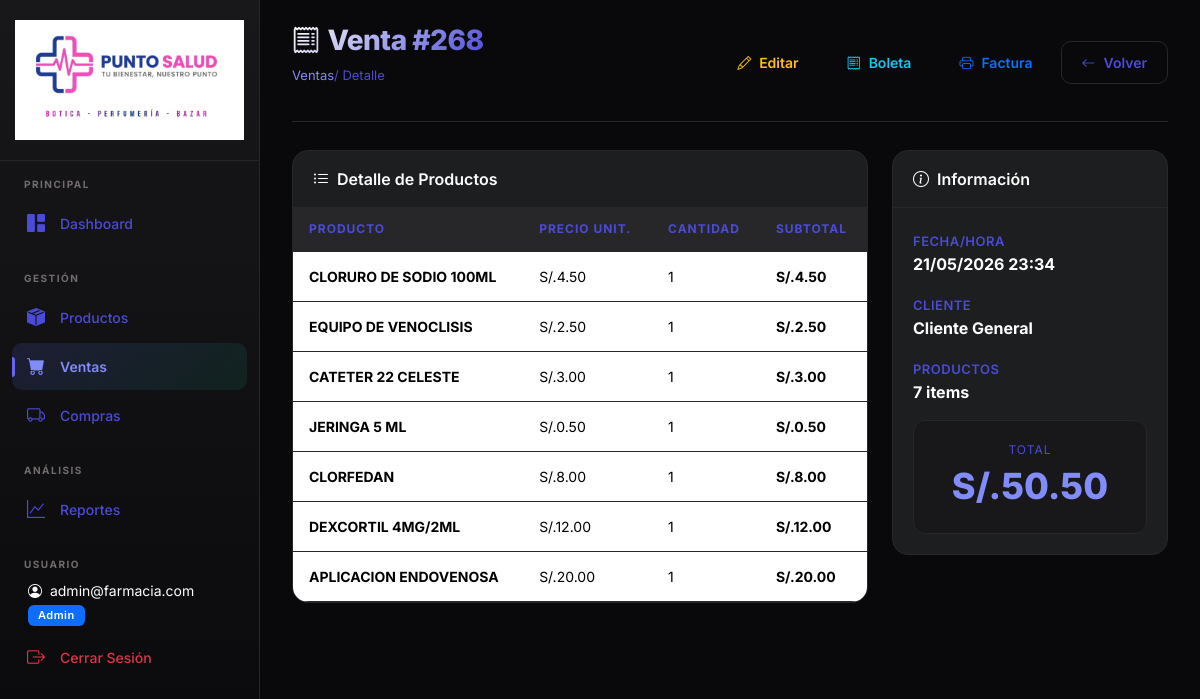
Screenshot of /ventas/268 (signed in) with the database file from the repository.
### models.py (models this page shows, shortened)
class Usuario(UserMixin, db.Model):
    __tablename__ = 'usuarios'
    id = db.Column(db.Integer, primary_key=True)
    email = db.Column(db.String(120), unique=True, nullable=False)
    password_hash = db.Column(db.String(256), nullable=False)
    rol = db.Column(db.String(20), nullable=False, default='normal') # admin o normal
    fecha_creacion = db.Column(db.DateTime, default=datetime.now)
    @property
    def is_admin(self):
        return self.rol == 'admin'

class Venta(db.Model):
    __tablename__ = 'ventas'
    id = db.Column(db.Integer, primary_key=True)
    fecha = db.Column(db.DateTime, default=datetime.now, nullable=False)
    cliente = db.Column(db.String(200), nullable=True, default='Cliente General')
    total = db.Column(db.Float, nullable=False, default=0.0)
    descuento = db.Column(db.Float, nullable=False, default=0.0)
    metodo_pago = db.Column(db.String(50), nullable=True, default='Efectivo')
    detalles = db.relationship('DetalleVenta', backref='venta', lazy=True, cascade='all, delete-orphan')

class DetalleVenta(db.Model):
    __tablename__ = 'detalle_ventas'
    id = db.Column(db.Integer, primary_key=True)
    venta_id = db.Column(db.Integer, db.ForeignKey('ventas.id'), nullable=False)
    producto_id = db.Column(db.Integer, db.ForeignKey('productos.id'), nullable=False)
    cantidad = db.Column(db.Integer, nullable=False)
    unidades_descontadas = db.Column(db.Integer, nullable=False, default=0)
    precio_unitario = db.Column(db.Float, nullable=False)
    subtotal = db.Column(db.Float, nullable=False)

class Producto(db.Model):
    __tablename__ = 'productos'
    id = db.Column(db.Integer, primary_key=True)
    nombre = db.Column(db.String(200), nullable=False)
    descripcion = db.Column(db.Text, nullable=True)
    categoria = db.Column(db.String(100), nullable=True, default='General')
    lote = db.Column(db.String(100), nullable=True)
    codigo_barras = db.Column(db.String(100), nullable=True, index=True)
    precio_compra = db.Column(db.Float, nullable=False, default=0.0)
    precio_venta = db.Column(db.Float, nullable=False, default=0.0)
    stock = db.Column(db.Integer, nullable=False, default=0)
    stock_minimo = db.Column(db.Integer, nullable=False, default=5)
    fecha_vencimiento = db.Column(db.Date, nullable=True)
    precio_blister = db.Column(db.Float, nullable=True, default=0.0)
    precio_caja = db.Column(db.Float, nullable=True, default=0.0)
    fecha_creacion = db.Column(db.DateTime, default=datetime.now)
    detalles_venta = db.relationship('DetalleVenta', backref='producto', lazy=True)
    detalles_compra = db.relationship('DetalleCompra', backref='producto', lazy=True)

### app.py (the view)
@app.route('/ventas/<int:id>')
@login_required
def venta_detalle(id):
    venta = Venta.query.get_or_404(id)
    return render_template('ventas/detalle.html', venta=venta)

### app.py (called while the page is built)
@login_manager.user_loader
def load_user(user_id):
    return Usuario.query.get(int(user_id))

### templates/ventas/detalle.html (shortened to what this page needs)
{% extends "base.html" %}
{% block content %}
<div class="page-header">
    <div>
        <h1><i class="bi bi-receipt me-2"></i>Venta #{{ venta.id }}</h1>
        <span class="breadcrumb">
            <a href="{{ url_for('ventas_lista') }}"
                style="color: var(--primary-light); text-decoration: none;">Ventas</a>
            / Detalle
        </span>
    </div>
    <div class="d-flex gap-2">
        <a href="{{ url_for('venta_editar', id=venta.id) }}" class="btn btn-outline-warning">
            <i class="bi bi-pencil"></i> Editar
        </a>
        <a href="{{ url_for('venta_imprimir_boleta', id=venta.id) }}" target="_blank" class="btn btn-outline-info">
            <i class="bi bi-receipt"></i> Boleta
        </a>
        <a href="{{ url_for('venta_imprimir_factura', id=venta.id) }}" target="_blank" class="btn btn-outline-primary">
            <i class="bi bi-printer"></i> Factura
        </a>
        <a href="{{ url_for('ventas_lista') }}" class="btn btn-outline-light">
            <i class="bi bi-arrow-left"></i> Volver
        </a>
    </div>
</div>
<div class="row g-4">
    <div class="col-md-8">
        <div class="card">
            <div class="card-header">
                <i class="bi bi-list-ul me-2"></i>Detalle de Productos
            </div>
            <div class="card-body p-0">
                <div class="table-responsive">
                    <table class="table">
                        <thead>
                            <tr>
                                <th>Producto</th>
                                <th>Precio Unit.</th>
                                <th>Cantidad</th>
                                <th>Subtotal</th>
                            </tr>
                        </thead>
                        <tbody>
                            {% for d in venta.detalles %}
                            <tr>
                                <td><strong>{{ d.producto.nombre }}</strong></td>
                                <td>S/.{{ "%.2f"|format(d.precio_unitario) }}</td>
                                <td>{{ d.cantidad }}</td>
                                <td><strong>S/.{{ "%.2f"|format(d.subtotal) }}</strong></td>
                            </tr>
                            {% endfor %}
                        </tbody>
                    </table>
                </div>
            </div>
        </div>
    </div>
    <div class="col-md-4">
        <div class="card">
            <div class="card-header">
                <i class="bi bi-info-circle me-2"></i>Información
            </div>
            <div class="card-body">
                <div class="mb-3">
                    <small class="form-label text-purple">FECHA/HORA</small>
                    <p class="mb-0 text-white"><strong>{{ venta.fecha.strftime('%d/%m/%Y %H:%M') }}</strong></p>
                </div>
                <div class="mb-3">
                    <small class="form-label text-purple">CLIENTE</small>
                    <p class="mb-0 text-white"><strong>{{ venta.cliente or 'Cliente General' }}</strong></p>
                </div>
                <div class="mb-3">
                    <small class="form-label text-purple">PRODUCTOS</small>
                    <p class="mb-0 text-white"><strong>{{ venta.detalles|length }} items</strong></p>
                </div>
                <div class="cart-total">
                    <div class="total-label">TOTAL</div>
                    <div class="total-value">S/.{{ "%.2f"|format(venta.total) }}</div>
                </div>
            </div>
        </div>
    </div>
</div>
{% endblock %}

### templates/base.html (shortened to what this page needs)
<!DOCTYPE html>
<html lang="es">
<head>
    <link href="https://cdn.jsdelivr.net/npm/bootstrap@5.3.2/dist/css/bootstrap.min.css" rel="stylesheet">
    <link href="https://cdn.jsdelivr.net/npm/bootstrap-icons@1.11.2/font/bootstrap-icons.min.css" rel="stylesheet">
    <link href="{{ url_for('static', filename='css/style.css') }}" rel="stylesheet">
</head>
<body>
    {% if current_user.is_authenticated %}
    <nav class="sidebar" id="sidebar">
        <div class="sidebar-brand" style="justify-content: center; padding: 20px 15px;">
            <img src="{{ url_for('static', filename='img/logo.png') }}" alt="Punto Salud" class="sidebar-logo">
        </div>
        <div class="sidebar-nav">
            <div class="nav-section">
                <div class="nav-section-title">Principal</div>
                <a href="{{ url_for('dashboard') }}"
                    class="nav-link {% if request.endpoint == 'dashboard' %}active{% endif %}" id="nav-dashboard">
                    <i class="bi bi-grid-1x2-fill"></i>
                    Dashboard
                </a>
            </div>
            <div class="nav-section">
                <div class="nav-section-title">Gestión</div>
                <a href="{{ url_for('productos_lista') }}"
                    class="nav-link {% if 'producto' in request.endpoint %}active{% endif %}" id="nav-productos">
                    <i class="bi bi-box-seam-fill"></i>
                    Productos
                </a>
                <a href="{{ url_for('ventas_lista') }}"
                    class="nav-link {% if 'venta' in request.endpoint %}active{% endif %}" id="nav-ventas">
                    <i class="bi bi-cart-fill"></i>
                    Ventas
                </a>
                <a href="{{ url_for('compras_lista') }}"
                    class="nav-link {% if 'compra' in request.endpoint %}active{% endif %}" id="nav-compras">
                    <i class="bi bi-truck"></i>
                    Compras
                </a>
            </div>
            <div class="nav-section">
                <div class="nav-section-title">Análisis</div>
                <a href="{{ url_for('reportes') }}"
                    class="nav-link {% if request.endpoint == 'reportes' %}active{% endif %}" id="nav-reportes">
                    <i class="bi bi-graph-up"></i>
                    Reportes
                </a>
            </div>
            <div class="nav-section">
                <div class="nav-section-title">Usuario</div>
                <div class="text-white small mb-2 px-3">
                    <i class="bi bi-person-circle me-1"></i> {{ current_user.email }}<br>
                    <span class="badge bg-{{ 'primary' if current_user.is_admin else 'secondary' }} mt-1">{{
                        current_user.rol|title }}</span>
                </div>
                <a href="{{ url_for('logout') }}" class="nav-link text-danger">
                    <i class="bi bi-box-arrow-right"></i>
                    Cerrar Sesión
                </a>
            </div>
        </div>
    </nav>
    {% endif %}
    <main class="main-content" >
        {% block content %}{% endblock %}
    </main>
</body>
</html>

### rows the page displays
Usuario: email "admin@farmacia.com", rol "Admin"
Venta: id "268", fecha "21/05/2026 23:34", cliente "Cliente General", total "50.50"
DetalleVenta: producto.nombre "CLORURO DE SODIO 100ML", precio_unitario "4.50", cantidad "1", subtotal "4.50"
DetalleVenta: producto.nombre "EQUIPO DE VENOCLISIS", precio_unitario "2.50", cantidad "1", subtotal "2.50"
DetalleVenta: producto.nombre "CATETER 22 CELESTE", precio_unitario "3.00", cantidad "1", subtotal "3.00"
DetalleVenta: producto.nombre "JERINGA 5 ML", precio_unitario "0.50", cantidad "1", subtotal "0.50"
DetalleVenta: producto.nombre "CLORFEDAN", precio_unitario "8.00", cantidad "1", subtotal "8.00"
DetalleVenta: producto.nombre "DEXCORTIL 4MG/2ML", precio_unitario "12.00", cantidad "1", subtotal "12.00"
DetalleVenta: producto.nombre "APLICACION ENDOVENOSA", precio_unitario "20.00", cantidad "1", subtotal "20.00"

### other values shown
{{ venta.detalles|length }} "7"
